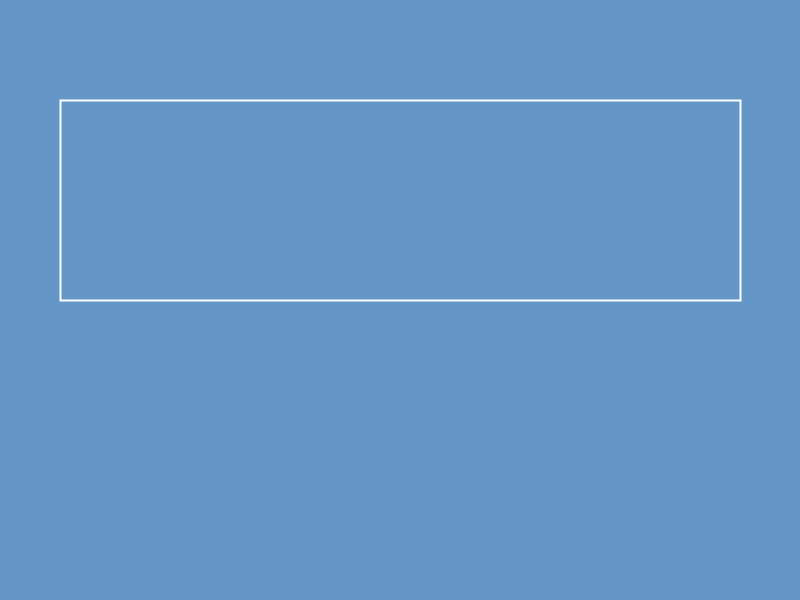
Frame 1 (no input)
Frame 60 (the mouse pressed at the canvas centre just before this capture): identical to frame 1, image omitted
Frame 120 (the mouse held since frame 60 and released just before this capture): identical to frame 1, image omitted

The Processing sketch that drew this single still picture (run headless with seeded random() and noise(); from frame 60 on, the mouse is pressed at the canvas centre):

// Processing sketch: C_Text
// ── C_Text.pde
// Creative Coding workshop: Text.
// Freek de Bruijn.
// April, 2021.

color backgroundColor = color(100, 150, 200);
color strokeColor = color(255);

// Initialization.
void setup() {
  size(800, 600);
  surface.setLocation(10, 560);
  surface.setTitle("Creative Coding workshop: Text");

  stroke(strokeColor);
  strokeWeight(2);
  noFill();

  textSize(28);
}

int visibleItemCount = 1;
int totalItemCount = 3;

// Draw a frame.
void draw() {
  background(backgroundColor);

  if (visibleItemCount >= 1) {
    rect(60, 100, 680, 200);
  }

  if (visibleItemCount >= 2) {
    text("rect(60, 100, 680, 200);", 100, 180);
  }

  if (visibleItemCount >= 3) {
    text("Creative Coding!", 100, 240);
    // text("text(\"rect(60, 100, 680, 200);\", 100, 180);", 100, 240);
  }
}

// Click the left mouse button: increase the visible item count or reset to one.
// Click the right mouse button: go back.
void mouseClicked() {
  if (mouseButton == LEFT) {
    visibleItemCount = visibleItemCount + 1;

    if (visibleItemCount > totalItemCount) {
      visibleItemCount = 1;
    }
  } else {
    visibleItemCount = max(1, visibleItemCount - 1);
  }
}
